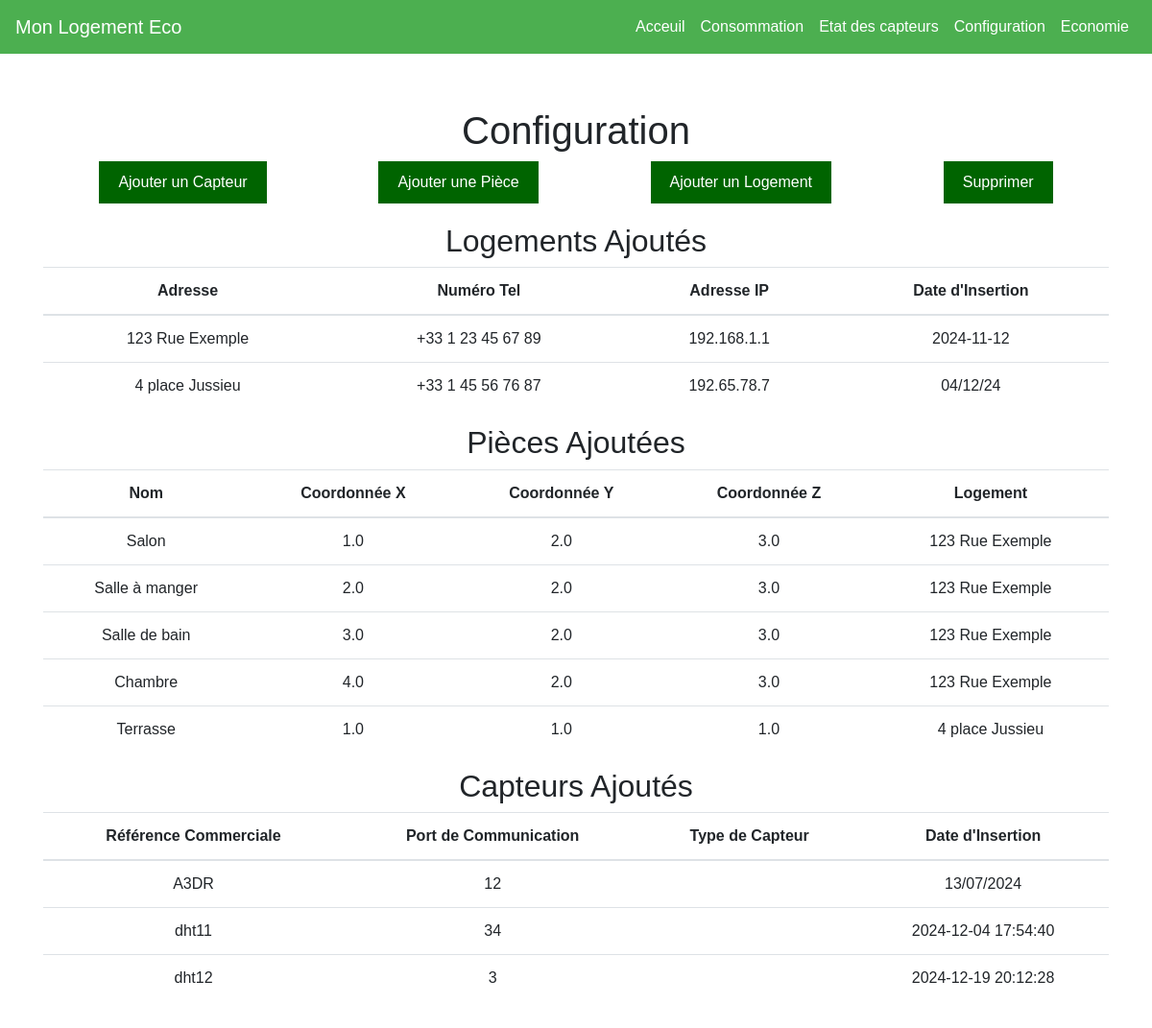
The page /config on the database its author committed.
### tables this page shows
CREATE TABLE Logement (
    id_loge INTEGER PRIMARY KEY AUTOINCREMENT,  
    adresse TEXT,                               
    numero_tel TEXT,                            
    IP TEXT,                                    
    date_insert TEXT                             
);

CREATE TABLE Piece (
    id_piece INTEGER PRIMARY KEY AUTOINCREMENT,  
    nom TEXT,
    x REAL,
    y REAL,
    z REAL,
    id_loge INTEGER,                             
    FOREIGN KEY (id_loge) REFERENCES Logement(id_loge)  
);

CREATE TABLE Capteur (
    id_capteur INTEGER PRIMARY KEY AUTOINCREMENT,   
    ref_commerciale TEXT,
    port_communication TEXT,
    date_insert TEXT,
    id_piece INTEGER,                             
    -- FOREIGN KEY (id_piece) REFERENCES Piece(id_piece),  
    id_type INTEGER,                             
    FOREIGN KEY (id_type) REFERENCES Type_capteur(id_type)  
);

### main.py (the view)
@app.get("/config", response_class=HTMLResponse)
async def read_config(request: Request):
    capteurs = get_capteurs()
    logements = get_logements()
    pieces = get_pieces_with_logement()
    return templates.TemplateResponse("config.html", {"request": request, "capteurs": capteurs, "logements": logements, "pieces": pieces})

### templates/config.html (shortened to what this page needs)
{% extends "base.html" %}
{% block content %}
<h1>Configuration</h1>
<div class="menu">
    <button class="menu-button" onclick="showForm('capteurForm')">Ajouter un Capteur</button>
    <button class="menu-button" onclick="showForm('pieceForm')">Ajouter une Pièce</button>
    <button class="menu-button" onclick="showForm('logementForm')">Ajouter un Logement</button>
    <button class="menu-button" onclick="showForm('suppressionForm')">Supprimer</button>
</div>
<h2>Logements Ajoutés</h2>
<table class="table">
    <thead>
        <tr>
            <th>Adresse</th>
            <th>Numéro Tel</th>
            <th>Adresse IP</th>
            <th>Date d'Insertion</th>
        </tr>
    </thead>
    <tbody>
        {% for logement in logements %}
        <tr>
            <td>{{ logement.adresse }}</td>
            <td>{{ logement.numero_tel }}</td>
            <td>{{ logement.IP }}</td>
            <td>{{ logement.date_insert }}</td>
        </tr>
        {% endfor %}
    </tbody>
</table>
<h2>Pièces Ajoutées</h2>
<table class="table">
    <thead>
        <tr>
            <th>Nom</th>
            <th>Coordonnée X</th>
            <th>Coordonnée Y</th>
            <th>Coordonnée Z</th>
            <th>Logement</th>
        </tr>
    </thead>
    <tbody>
        {% for piece in pieces %}
        <tr>
            <td>{{ piece.nom }}</td>
            <td>{{ piece.x }}</td>
            <td>{{ piece.y }}</td>
            <td>{{ piece.z }}</td>
            <td>{{ piece.logement_adresse }}</td>
        </tr>
        {% endfor %}
    </tbody>
</table>
<h2>Capteurs Ajoutés</h2>
<table class="table">
    <thead>
        <tr>
            <th>Référence Commerciale</th>
            <th>Port de Communication</th>
            <th>Type de Capteur</th>
            <th>Date d'Insertion</th>
        </tr>
    </thead>
    <tbody>
        {% for capteur in capteurs %}
        <tr>
            <td>{{ capteur.ref_commerciale }}</td>
            <td>{{ capteur.port_communication }}</td>
            <td>{{ capteur.unite_mesure }}</td>
            <td>{{ capteur.date_insert }}</td>
        </tr>
        {% endfor %}
    </tbody>
</table>
{% endblock %}

### templates/base.html (shortened to what this page needs)
<!DOCTYPE html>
<html lang="en">
<head>
    <link rel="stylesheet" href="https://stackpath.bootstrapcdn.com/bootstrap/4.5.2/css/bootstrap.min.css">
    <link rel="stylesheet" href="/static/css/styles.css">
</head>
<body>
    <header>
        <nav class="navbar navbar-expand-lg custom-navbar">
            <a class="navbar-brand" href="/">Mon Logement Eco</a>
            <div class="collapse navbar-collapse" id="navbarNav">
                <ul class="navbar-nav ml-auto">
                    <li class="nav-item"><a class="nav-link" href="/">Acceuil</a></li>
                    <li class="nav-item"><a class="nav-link" href="/consommation">Consommation</a></li>
                    <li class="nav-item"><a class="nav-link" href="/etatcapteur">Etat des capteurs</a></li>
                    <li class="nav-item"><a class="nav-link" href="/config">Configuration</a></li>
                    <li class="nav-item"><a class="nav-link" href="/economie">Economie</a></li>
                </ul>
            </div>
        </nav>
    </header>
    <main class="container mt-4">
        {% block content %}{% endblock %}
    </main>
</body>
</html>

### static/css/styles.css (style rules this page uses)
body { font-family: Arial, sans-serif; margin: 0; padding: 0; }
header { margin-bottom: 20px; }
main { padding: 2em; text-align: center; }
.custom-navbar { background-color: #4CAF50; }
.custom-navbar .nav-link { color: white; }
.custom-navbar .navbar-brand { color: white; }

### templates/config.html (style rules this page uses)
.menu { display: flex; justify-content: space-around; margin-bottom: 20px; }
.menu-button { background-color: #006400; color: white; border: none; padding: 10px 20px; font-size: 16px; cursor: pointer; transition: box-shadow 0.3s ease; }

### rows shown on the page
Logement: adresse "123 Rue Exemple", numero_tel "+33 1 23 45 67 89", IP "192.168.1.1", date_insert "2024-11-12"
Logement: adresse "4 place Jussieu", numero_tel "+33 1 45 56 76 87", IP "192.65.78.7", date_insert "04/12/24"
Piece: nom "Salon", x "1.0", y "2.0", z "3.0", logement_adresse "123 Rue Exemple"
Piece: nom "Salle à manger", x "2.0", y "2.0", z "3.0", logement_adresse "123 Rue Exemple"
Piece: nom "Salle de bain", x "3.0", y "2.0", z "3.0", logement_adresse "123 Rue Exemple"
Piece: nom "Chambre", x "4.0", y "2.0", z "3.0", logement_adresse "123 Rue Exemple"
Piece: nom "Terrasse", x "1.0", y "1.0", z "1.0", logement_adresse "4 place Jussieu"
Capteur: ref_commerciale "A3DR", port_communication "12", date_insert "13/07/2024"
Capteur: ref_commerciale "dht11", port_communication "34", date_insert "2024-12-04 17:54:40"
Capteur: ref_commerciale "dht12", port_communication "3", date_insert "2024-12-19 20:12:28"
